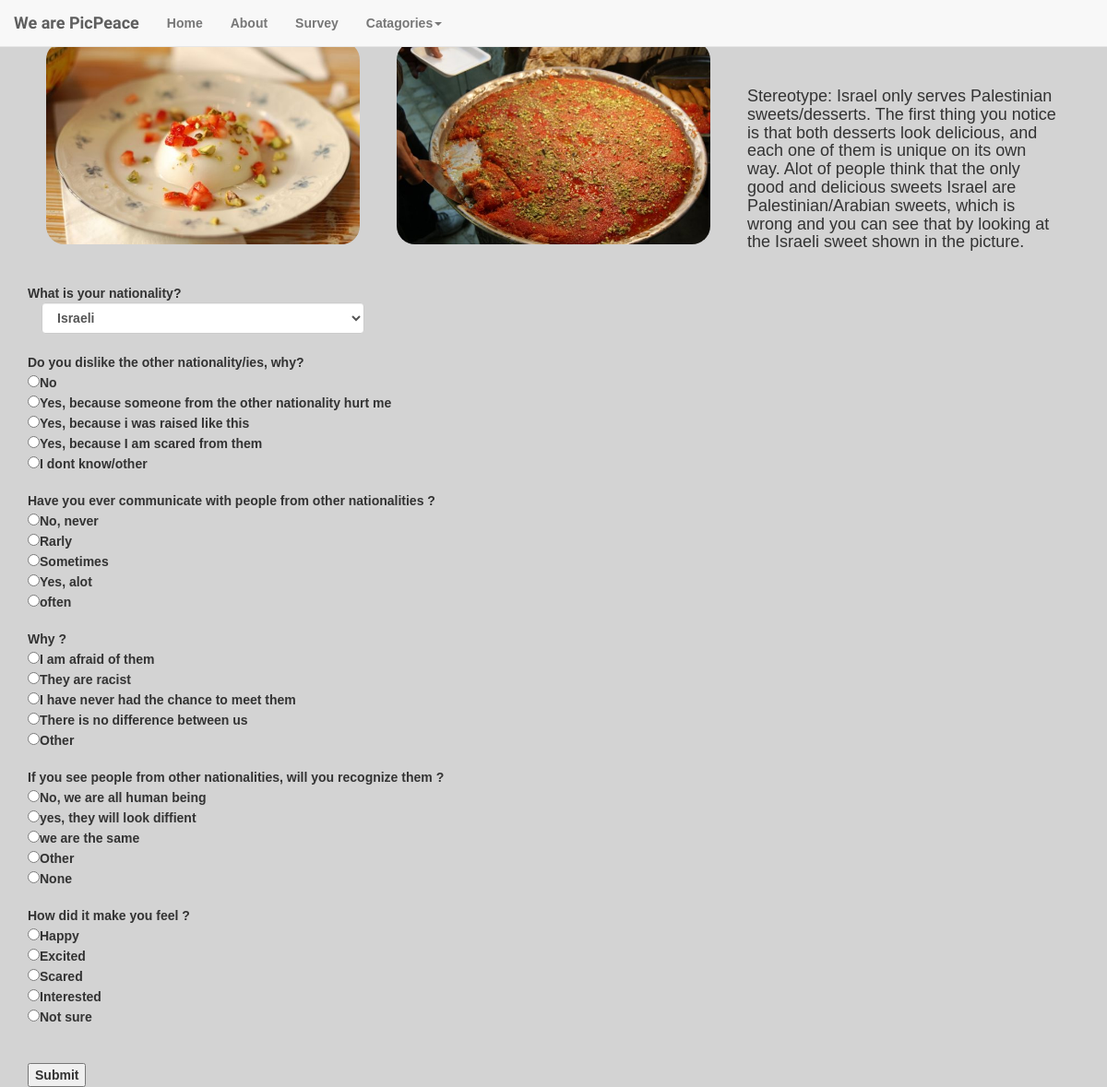
The page /food/pictures/1 on the database its author committed.
### database_setup.py (models this page shows)
class Picture(Base):
    __tablename__ = 'picture'
    id = Column(Integer, primary_key=True)
    path = Column(String)
    category = Column(String)
    cover = Column(Boolean)
    discription=Column(String)

class Question(Base):
    __tablename__ = 'question'
    id = Column(Integer, primary_key=True)
    text = Column(String(15))
    a1 = Column(String(30))
    a2 = Column(String(60))
    a3 = Column(String(30))
    a4 = Column(String(30))
    a5 = Column(String(30))

### web_app.py (the view)
@app.route('/<string:category_name>/pictures/<int:pic_id>')
def pictures(category_name,pic_id):
    or_condition = or_(Pair.pic1_id==pic_id, Pair.pic2_id==pic_id)
    pair=session.query(Pair).filter(or_condition).first()
    pic1=session.query(Picture).filter_by(id=pair.pic1_id).first()
    pic2=session.query(Picture).filter_by(id=pair.pic2_id).first()
    questions=session.query(Question).all()
    return render_template('picture.html', pair_id=pair.id, pic1=pic1,pic2=pic2, questions=questions, pair_discription=pic1.discription)

### templates/picture.html (shortened to what this page needs)
<!DOCTYPE html>
<html>
<head>
  <link rel="stylesheet" href="http://maxcdn.bootstrapcdn.com/bootstrap/3.3.6/css/bootstrap.min.css">
  <link rel="stylesheet" type="text/css" href="{{ url_for('static', filename='styles.css') }}">
</head>
<body>
       <nav class="navbar navbar-default navbar-fixed-top">
        <div class="container-fluid">
          <div class="navbar-header">
            <a class="navbar-brand" href="#">We are PicPeace</a>
          </div>
          <div id="navbar" class="navbar-collapse collapse">
            <ul class="nav navbar-nav">
              <li><a href="{{ url_for('main_page') }}">Home</a></li>
              <li><a href="{{ url_for('aboutus') }}">About</a></li>
              <li><a href="{{ url_for('survey') }}">Survey</a></li>
              <li class="dropdown">
                <a href="#" class="dropdown-toggle" data-toggle="dropdown" role="button" aria-haspopup="true" aria-expanded="false">Catagories<span class="caret"></span></a>
              </li>
            </ul>
          </div>
        </div>
      </nav>
<br><br>
<div class="container">
<div class="container-fluid">
<div class="row">
  <div class="col-sm-6 col-md-4">
    <div class="thumbnail transparent">
      <img src="{{url_for ('static' , filename=pic1.path)}}" class="web_app_img">
    </div>
  </div>
  <div class="col-sm-6 col-md-4">
    <div class="thumbnail transparent">
      <img src="{{url_for ('static' , filename=pic2.path)}}" class="web_app_img">
    </div>
  </div>
  <div class="col-sm-6 col-md-4">
    <div class="thumbnail transparent" style="font-size:200%">
    <br>
      <h4>{{pair_discription}}</h4>
    </div>
  </div>
  </div>
</div>
<form action="{{url_for('submit_answers', pair_id=pair_id)}}" method="Post">
What is your nationality?<br>
            <div class="form-group">
  <div class="col-md-4">
    <select id="selectbasic" name="nationality" class="form-control">
      <option value="Israeli">Israeli</option>
    </select>
  </div>
</div>
<br><br>
{%for q in questions%}
{{q.text}}
<br><input type="radio" name="{{q.id}}" value="a1">{{q.a1}}<br>
<input type="radio" name="{{q.id}}" value="a2">{{q.a2}}<br>
<input type="radio" name="{{q.id}}" value="a3">{{q.a3}}<br>
<input type="radio" name="{{q.id}}" value="a4">{{q.a4}}<br>
<input type="radio" name="{{q.id}}" value="a5">{{q.a5}}<br><br>
{%endfor%}
<br>
<input type="submit" name="submit">
</form>
</div>
</body>
</html>

### static/styles.css (style rules this page uses)
body, html { font-family: 'Ubuntu', sans-serif; font-weight: bold; background: url("http://www.pixeden.com/media/k2/galleries/165/001-subtle-light-pattern-background-texture-vol5.jpg") no-repeat fixed center; background-size:cover; height: 100%; background-repeat: no-repeat; background-color: #d3d3d3; padding-top: 0px; }
.transparent { background-color: transparent; border-color: transparent; }
.thumbnail > .web_app_img { width: 400px; height:220px; border-radius: 20px; }
.navbar-brand { font-family: 'Shadows Into Light Two', cursive; }

### rows shown on the page
Picture: path (picture), discription "Stereotype: Israel only serves Palestinian sweets/desserts. The first thing you notice is that both desserts look delicious, and each one of them is unique on its own way. Alot of people think that the only good and delicious sweets Israel are Palestinian/Arabian sweets, which is wrong and you can see that by looking at the Israeli sweet shown in the picture."
Picture: path (picture)
Question: text "Do you dislike the other nationality/ies, why?", a1 "No", a2 "Yes, because someone from the other nationality hurt me", a3 "Yes, because i was raised like this", a4 "Yes, because I am scared from them", a5 "I dont know/other"
Question: text "Have you ever communicate with people from other nationalities ?", a1 "No, never", a2 "Rarly", a3 "Sometimes", a4 "Yes, alot", a5 "often"
Question: text "Why ?", a1 "I am afraid of them", a2 "They are racist", a3 "I have never had the chance to meet them", a4 "There is no difference between us", a5 "Other"
Question: text "If you see people from other nationalities, will you recognize them ?", a1 "No, we are all human being", a2 "yes, they will look diffient", a3 "we are the same", a4 "Other", a5 "None"
Question: text "How did it make you feel ?", a1 "Happy", a2 "Excited", a3 "Scared", a4 "Interested", a5 "Not sure"
